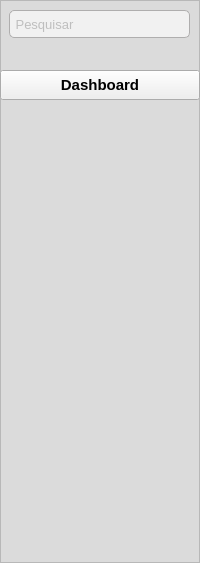
<?xml version="1.0" encoding="UTF-8"?>
<ui version="4.0">
 <class>frm_menu</class>
 <widget class="QFrame" name="frm_menu">
  <property name="geometry">
   <rect>
    <x>0</x>
    <y>0</y>
    <width>200</width>
    <height>563</height>
   </rect>
  </property>
  <property name="minimumSize">
   <size>
    <width>200</width>
    <height>563</height>
   </size>
  </property>
  <property name="maximumSize">
   <size>
    <width>200</width>
    <height>16777215</height>
   </size>
  </property>
  <property name="windowTitle">
   <string>Home</string>
  </property>
  <property name="styleSheet">
   <string notr="true">QFrame#frm_menu {
	background-color: #DBDBDB;
}</string>
  </property>
  <layout class="QVBoxLayout" name="verticalLayout">
   <property name="spacing">
    <number>0</number>
   </property>
   <property name="leftMargin">
    <number>0</number>
   </property>
   <property name="topMargin">
    <number>0</number>
   </property>
   <property name="rightMargin">
    <number>0</number>
   </property>
   <property name="bottomMargin">
    <number>0</number>
   </property>
   <item>
    <widget class="QFrame" name="frm_home_menu">
     <property name="minimumSize">
      <size>
       <width>200</width>
       <height>563</height>
      </size>
     </property>
     <property name="maximumSize">
      <size>
       <width>200</width>
       <height>16777215</height>
      </size>
     </property>
     <property name="frameShape">
      <enum>QFrame::StyledPanel</enum>
     </property>
     <property name="frameShadow">
      <enum>QFrame::Raised</enum>
     </property>
     <widget class="QLineEdit" name="txt_search_home">
      <property name="geometry">
       <rect>
        <x>9</x>
        <y>10</y>
        <width>181</width>
        <height>28</height>
       </rect>
      </property>
      <property name="minimumSize">
       <size>
        <width>181</width>
        <height>28</height>
       </size>
      </property>
      <property name="maximumSize">
       <size>
        <width>181</width>
        <height>28</height>
       </size>
      </property>
      <property name="font">
       <font>
        <family>Arial</family>
        <pointsize>10</pointsize>
       </font>
      </property>
      <property name="focusPolicy">
       <enum>Qt::ClickFocus</enum>
      </property>
      <property name="statusTip">
       <string>Pesquisar</string>
      </property>
      <property name="whatsThis">
       <string>Pesquisar</string>
      </property>
      <property name="accessibleName">
       <string>Pesquisar</string>
      </property>
      <property name="accessibleDescription">
       <string>Pesquisar</string>
      </property>
      <property name="styleSheet">
       <string notr="true">QLineEdit#txt_search_home {
	background-color: #F1F1F1;
	color: #8C8C8C;
	border: 1px solid #AFAEAE;
	border-radius: 5px;
}</string>
      </property>
      <property name="text">
       <string/>
      </property>
      <property name="maxLength">
       <number>40</number>
      </property>
      <property name="placeholderText">
       <string> Pesquisar</string>
      </property>
     </widget>
     <widget class="QPushButton" name="btn_dashboad">
      <property name="geometry">
       <rect>
        <x>0</x>
        <y>70</y>
        <width>200</width>
        <height>30</height>
       </rect>
      </property>
      <property name="minimumSize">
       <size>
        <width>200</width>
        <height>30</height>
       </size>
      </property>
      <property name="maximumSize">
       <size>
        <width>200</width>
        <height>30</height>
       </size>
      </property>
      <property name="font">
       <font>
        <family>Arial</family>
        <pointsize>11</pointsize>
        <weight>75</weight>
        <bold>true</bold>
        <underline>false</underline>
        <strikeout>false</strikeout>
       </font>
      </property>
      <property name="styleSheet">
       <string notr="true">QPushButton#btn_dashboad {
	text-align:left;
	text-decoration: none;
	margin-left: 20px;
	border: none;
	color: #555555;
}

QPushButton#btn_dashboad:hover {
	color: #00B1FF;
	text-decoration: none;
}

QPushButton#btn_dashboad:pressed {
	color: #00B1FF;
	text-decoration: none;
}

QPushButton#btn_dashboad:focus {
    color: #00B1FF;
	text-decoration: underline;
}color: #00B1FF;</string>
      </property>
      <property name="text">
       <string>Dashboard</string>
      </property>
      <property name="iconSize">
       <size>
        <width>0</width>
        <height>0</height>
       </size>
      </property>
     </widget>
    </widget>
   </item>
  </layout>
 </widget>
 <resources/>
 <connections/>
</ui>
